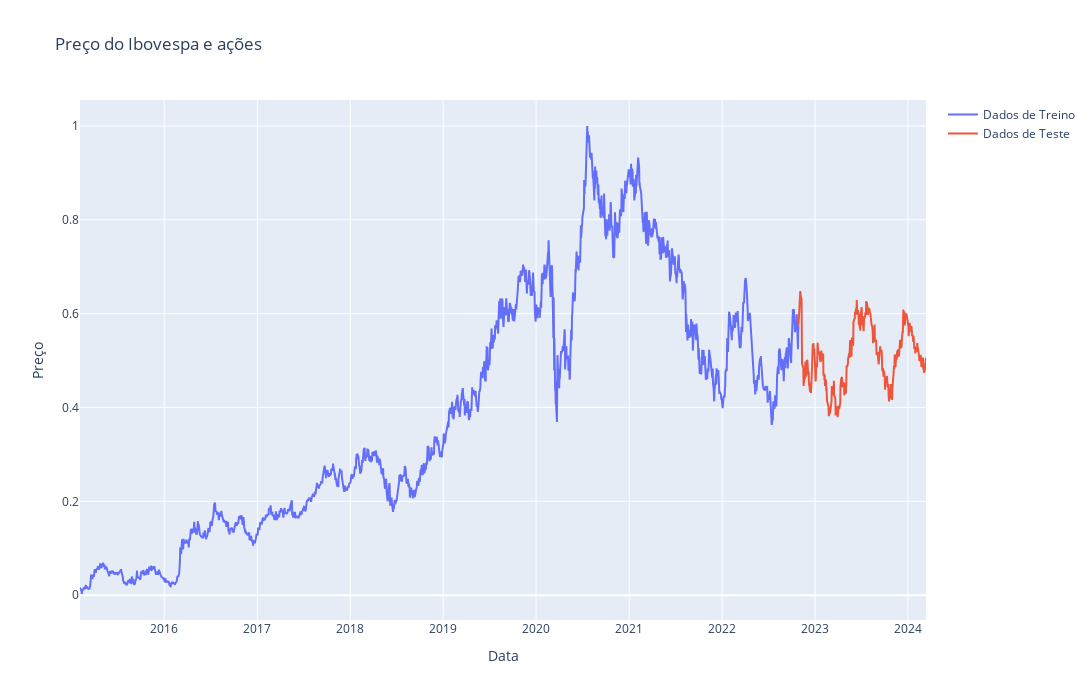

The notebook cell saved with this chart:
### Code cell
# Cria um gráfico de linha usando o Plotly
fig = go.Figure()
fig.add_trace(go.Scatter(x=T_train ,y=np.squeeze(y_train[0]), mode='lines',name="Dados de Treino"))
fig.add_trace(go.Scatter(x=T_test, y=np.squeeze(y_test[0]), mode='lines',name="Dados de Teste"))
# Configura o layout do gráfico
fig.update_layout(
    width=1500,
    height=700,
    title='Preço do Ibovespa e ações',
    xaxis_title='Data',
    yaxis_title='Preço',
    showlegend=True
)
fig.show()

### Figure 1 — Plotly figure (JSON) as saved in the notebook; plotly's stock layout.template omitted (floating-point values rounded to 4 significant figures; data arrays with more than 128 entries replaced by an {"elided": "..."} marker saying what was removed)
{"data": [{"mode": "lines", "name": "Dados de Treino", "type": "scatter", "x": {"elided": "1923 str values"}, "y": {"elided": "1923 float values"}}, {"mode": "lines", "name": "Dados de Teste", "type": "scatter", "x": {"elided": "340 str values"}, "y": {"elided": "340 float values"}}], "layout": {"height": 700, "showlegend": true, "title": {"text": "Preço do Ibovespa e ações"}, "width": 1500, "xaxis": {"title": {"text": "Data"}}, "yaxis": {"title": {"text": "Preço"}}}}
